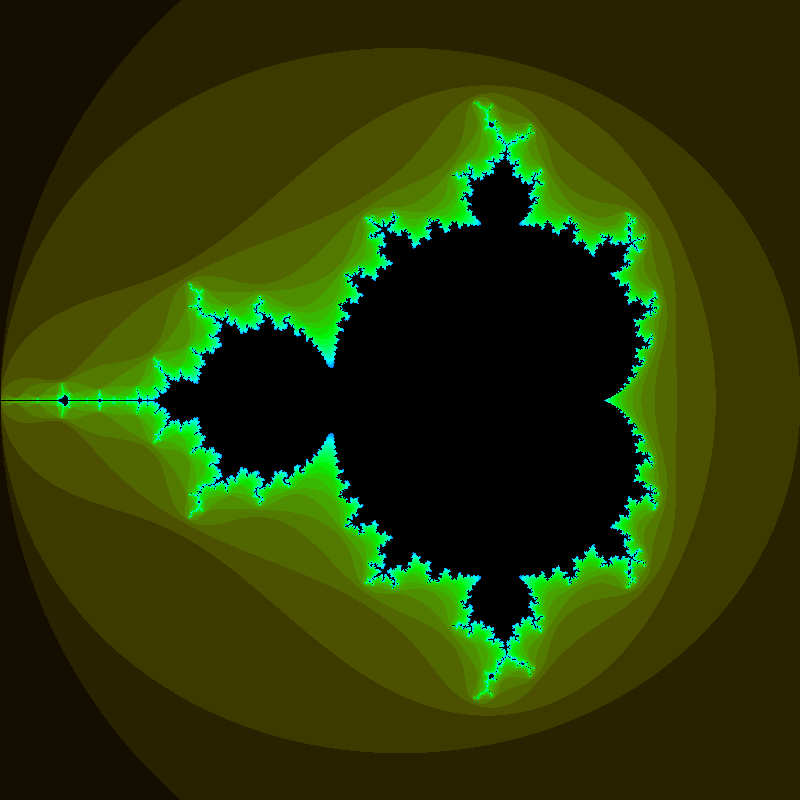
Frame 1 (no input)
Frame 60 (the mouse pressed at the canvas centre just before this capture): identical to frame 1, image omitted
Frame 120 (the mouse held since frame 60 and released just before this capture): identical to frame 1, image omitted

The Processing sketch that drew this single still picture (run headless with seeded random() and noise(); from frame 60 on, the mouse is pressed at the canvas centre):

// Processing sketch: processing_142499
// ── processing_142499.pde

float fx = 0;
float fy = 0;
int count;

int resolution = 24;
 
void setup() { 
    colorMode(HSB, 100);
    background(0,100,0);
    size(800, 800);


    
     
     
    loadPixels();
    color c;
    for (int i = 0; i < pixels.length; i++)
    {
        float startcx = 3.0 * (float(i % width) / width) - 2; //This provides a virtual x window from -2 to 1.
        float startcy = 3.0 * (float(floor(float(i)/width))/height) - 1.5; //This provides a virtual x window of -2 to 2.
        float mandelvalue = mandel(startcx,startcy);
        //println("cx ",startcx," cy ",startcy," count ",count," mandel ",mandelvalue);
        if  (mandelvalue < 2)
        {
            c = color(0,100,0);
        }
        else
        {
            c = color(10+2*count,100,count*8);
            
            //println(mandelvalue," ",10*log(mandelvalue));
        }
        
     
        pixels[i] = c;
    }
    updatePixels();
}
 
void draw() 
{
}
 
float mandel(float startcx, float startcy)
{
    float xm = 0;
    float ym = 0;
    count = 0;
    fx = 0;
    fy = 0;
    while ( (count < resolution) && (fx*fx+fy*fy < 4))
    {
        func(xm,ym,startcx,startcy);
        xm = fx;
        ym = fy;
        //print("count ",count," fx^2+fy^2 ",fx*fx+fy*fy);
        count++;
    }
    //println();
    
    return sqrt(fx*fx + fy*fy);
}
 
void func(float x, float y, float startcx, float startcy)
{
    // this squares the complex number x+yi, and then adds the constant
    fx = x*x - y*y + startcx;
    fy = 2*x*y + startcy;
}
